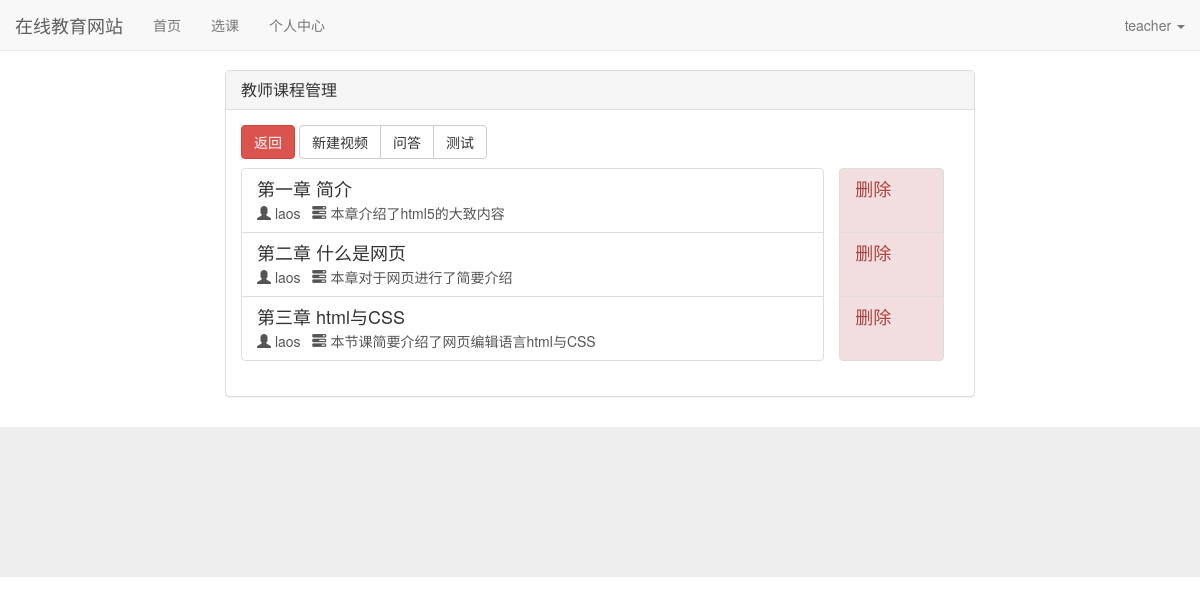
/course/10/ (signed in), run on the app's committed database.
### video/models.py (models this page shows)
class VideoModel(models.Model):
    course=models.ForeignKey(CourseModel,on_delete=models.CASCADE)
    sorting=models.IntegerField()
    name=models.CharField(max_length=80)
    description=models.TextField(blank=True,null=True)
    source=models.FileField()
    class Meta:
        ordering = ['sorting']

### course/models.py (models this page shows, shortened)
class CourseModel(models.Model):
    name=models.CharField(max_length=80)
    description=models.TextField()
    teacher=models.ForeignKey(User,on_delete=models.CASCADE)

### course/views.py (the view)
# urls.py: path("<int:id>/",show_course,name='course_list'),
def show_course(req,id):
    res=check_user(req)
    if res:
        return res
    group=req.user.groups.all()
    course=get_object_or_404(CourseModel,pk=id)
    if Group.objects.get(name="student") in group :
        return show_student(req,course)
    if Group.objects.get(name="teacher") in group :
        return show_teacher(req,course)
    raise Http404("Unknown user type")

### course/views.py (called while the page is built)
def show_teacher(req,course):
    videos=VideoModel.objects.filter(course=course)
    return render(req,"course/teacher.html",{"course":course,"videos":videos})

### utils.py (called while the page is built)
def check_user(req):
    if req.user.is_authenticated:
        return
    return redirect("/account/login?next="+req.path)

### course/templates/course/teacher.html (shortened to what this page needs)
{% extends "base.html" %}
{% block content %}
<div class="container">
	<div class="row">
		<div class="col-xs-8 col-xs-offset-2">
			<div class="panel panel-default">
				<div class="panel-heading">
					<h3 class="panel-title">教师课程管理</h3>
				</div>
				<div class="panel-body">
					<div class="panel-content">
						<button type="button" class="btn btn-danger" onclick="window.location.href = '{% url 'profile' %}'">返回</button>
						<div class="btn-group" role="group" aria-label="...">
						  <button type="button" class="btn btn-default" onclick="window.location.href = '/video/upload/{{course.pk}}'">新建视频</button>
						  <button type="button" class="btn btn-default" onclick="window.location.href = '{% url 'blog_list' course.pk %}'">问答</button>
						  <button type="button" class="btn btn-default" onclick="window.location.href = '{% url 'exam_list' course.pk %}'">测试</button>
						</div>
						{% if videos %}
							<div class="list-group  col-xs-10">
							{% for video in videos %}
							  <a href="/video/{{video.pk}}" class="list-group-item">
							    <h4 id="course-list-heading" class="list-group-item-heading">{{video.name}}</h4>
							    <p id="course-list-text" class="list-group-item-text">
								<span class="glyphicon glyphicon-user"></span>
							    {{course.teacher.username}}&nbsp;&nbsp;   <span class="glyphicon glyphicon-tasks"></span>   {{video.description}}</p>
							  </a>
							{% endfor %}
							</div>
						{% else %}
							<p>No Videos</p>
						{% endif %}
						{% if videos %}
							<div class="list-group  col-xs-2 pull-right">
							{% for video in videos %}
								  <a href="/video/delete/{{video.pk}}?next={{request.path}}" class="list-group-item list-group-item-danger">
								    <h4 class="list-group-item-heading">删除</h4>
								    <p class="list-group-item-text">&nbsp;</p>
								  </a>
							{% endfor %}
							</div>
						{% endif %}
					</div>
				</div>
			</div>
		</div>
	</div>
</div>
{% endblock %}

### templates/base.html (shortened to what this page needs)
<!DOCTYPE html>
<html lang="zh-CN">
<head>
	<link rel="stylesheet" href="/static/base.css">
	<link rel="stylesheet" href="/static/bootstrap-3.3.7/css/bootstrap.min.css">
</head>
<body>
	<div class="navbar navbar-default navbar-fixed-top" role="navigation">
		<div class="container-fluid">
			<div class="navbar-header">
				<a class="navbar-brand" href="{% url 'index' %}">在线教育网站</a>
			</div>
			<div id="navbar-collapse" class="collapse navbar-collapse">
				<ul class="nav navbar-nav">
					<li class="{% block nav_home_active %}{% endblock %}"><a href="{% url 'index' %}">首页</a></li>
				{% if not user.is_authenticated %}
				{% else %}
					<li><a href={% url "selection" %}>选课</a></li>
					<li><a href={% url 'profile' %}>个人中心</a></li>
				{% endif %}
				</ul>
		    	<ul class="nav navbar-nav navbar-right">
		    		{% if not user.is_authenticated %}
		    			<li><a href="{% url 'login' %}?from={{ request.get_full_path }}">登录</a></li>
		    			<li><a href="{% url 'register' %}?from={{ request.get_full_path }}">注册</a></li>
		    		{% else %}
		        	<li class="dropdown">
		        		<a href="#" class="dropdown-toggle" data-toggle="dropdown" role="button">{{ user.username }} <span class="caret"></span></a>
		        	</li>
		        	{% endif %}
		      </ul>
			</div>
		</div>
	</div>
	{% block content %}{% endblock %}
	<div class="website-bottom-part">
	</div>
</body>
</html>

### static/style/base.css (style rules this page uses)
* { margin:0; padding:0; }
body { margin-top:70px!important; }

### templates/base.html (style rules this page uses)
.website-bottom-part { position:relative; bottom: 0px; height: 150px; width: 100%; background-color: #eee; }

### data on the page
VideoModel: name "第一章 简介", description "本章介绍了html5的大致内容"
CourseModel: teacher.username "laos"
VideoModel: name "第二章 什么是网页", description "本章对于网页进行了简要介绍"
VideoModel: name "第三章 html与CSS", description "本节课简要介绍了网页编辑语言html与CSS"

### other printed values
{{ user.username }} "teacher"
